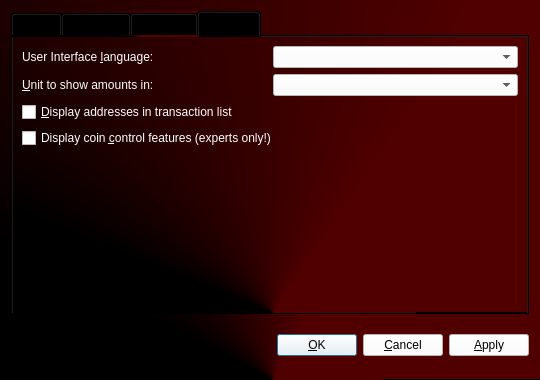
<?xml version="1.0" encoding="UTF-8"?>
<ui version="4.0">
 <class>OptionsDialog</class>
 <widget class="QDialog" name="OptionsDialog">
  <property name="geometry">
   <rect>
    <x>0</x>
    <y>0</y>
    <width>540</width>
    <height>380</height>
   </rect>
  </property>
  <property name="windowTitle">
   <string>Options</string>
  </property>
  <property name="styleSheet">
   <string notr="true">font: 75 12pt &quot;Century Gothic&quot;;
background: qconicalgradient(cx:0.506, cy:1, angle:0.2, stop:0.1875 rgba(81, 0, 0, 255), stop:0.397727 rgba(0, 0, 0, 255))</string>
  </property>
  <property name="modal">
   <bool>true</bool>
  </property>
  <layout class="QVBoxLayout" name="verticalLayout">
   <item>
    <widget class="QTabWidget" name="tabWidget">
     <property name="styleSheet">
      <string notr="true">font: 75 10pt &quot;Century Gothic&quot;;</string>
     </property>
     <property name="tabPosition">
      <enum>QTabWidget::North</enum>
     </property>
     <property name="currentIndex">
      <number>3</number>
     </property>
     <widget class="QWidget" name="tabMain">
      <attribute name="title">
       <string>&amp;Main</string>
      </attribute>
      <layout class="QVBoxLayout" name="verticalLayout_Main">
       <item>
        <widget class="QLabel" name="transactionFeeInfoLabel">
         <property name="styleSheet">
          <string notr="true">color: #ffffff;
background: none;</string>
         </property>
         <property name="text">
          <string>Optional transaction fee per kB that helps make sure your transactions are processed quickly. Most transactions are 1 kB. Fee 0.01 recommended.</string>
         </property>
         <property name="textFormat">
          <enum>Qt::PlainText</enum>
         </property>
         <property name="wordWrap">
          <bool>true</bool>
         </property>
        </widget>
       </item>
       <item>
        <layout class="QHBoxLayout" name="horizontalLayoutFee">
         <item>
          <widget class="QLabel" name="transactionFeeLabel">
           <property name="styleSheet">
            <string notr="true">color: #ffffff;
background: none;</string>
           </property>
           <property name="text">
            <string>Pay transaction &amp;fee</string>
           </property>
           <property name="textFormat">
            <enum>Qt::PlainText</enum>
           </property>
           <property name="buddy">
            <cstring>transactionFee</cstring>
           </property>
          </widget>
         </item>
         <item>
          <widget class="BitcoinAmountField" name="transactionFee">
           <property name="styleSheet">
            <string notr="true">font: 75 10pt &quot;Century Gothic&quot;;
color: #000000;
background: #ffffff;</string>
           </property>
          </widget>
         </item>
         <item>
          <spacer name="horizontalSpacerFee">
           <property name="orientation">
            <enum>Qt::Horizontal</enum>
           </property>
           <property name="sizeHint" stdset="0">
            <size>
             <width>40</width>
             <height>20</height>
            </size>
           </property>
          </spacer>
         </item>
        </layout>
       </item>
       <item>
        <widget class="QLabel" name="reserveBalanceInfoLabel">
         <property name="styleSheet">
          <string notr="true">color: #ffffff;
background: none;</string>
         </property>
         <property name="text">
          <string>Reserved amount does not participate in staking and is therefore spendable at any time.</string>
         </property>
         <property name="textFormat">
          <enum>Qt::PlainText</enum>
         </property>
         <property name="wordWrap">
          <bool>true</bool>
         </property>
        </widget>
       </item>
       <item>
        <layout class="QHBoxLayout" name="horizontalLayoutReserveBalance">
         <item>
          <widget class="QLabel" name="reserveBalanceLabel">
           <property name="styleSheet">
            <string notr="true">color: #ffffff;
background: none;</string>
           </property>
           <property name="text">
            <string>Reserve</string>
           </property>
           <property name="textFormat">
            <enum>Qt::PlainText</enum>
           </property>
           <property name="buddy">
            <cstring>reserveBalance</cstring>
           </property>
          </widget>
         </item>
         <item>
          <widget class="BitcoinAmountField" name="reserveBalance">
           <property name="styleSheet">
            <string notr="true">font: 75 10pt &quot;Century Gothic&quot;;
color: #000000;
background: #ffffff;</string>
           </property>
          </widget>
         </item>
         <item>
          <spacer name="horizontalSpacerReserveBalance">
           <property name="orientation">
            <enum>Qt::Horizontal</enum>
           </property>
           <property name="sizeHint" stdset="0">
            <size>
             <width>40</width>
             <height>20</height>
            </size>
           </property>
          </spacer>
         </item>
        </layout>
       </item>
       <item>
        <widget class="QCheckBox" name="bitcoinAtStartup">
         <property name="toolTip">
          <string>Automatically start BitZyon after logging in to the system.</string>
         </property>
         <property name="styleSheet">
          <string notr="true">color: #ffffff;
background: none;</string>
         </property>
         <property name="text">
          <string>&amp;Start BitZyon on system login</string>
         </property>
        </widget>
       </item>
       <item>
        <widget class="QCheckBox" name="detachDatabases">
         <property name="toolTip">
          <string>Detach block and address databases at shutdown. This means they can be moved to another data directory, but it slows down shutdown. The wallet is always detached.</string>
         </property>
         <property name="styleSheet">
          <string notr="true">color: #ffffff;
background: none;</string>
         </property>
         <property name="text">
          <string>&amp;Detach databases at shutdown</string>
         </property>
        </widget>
       </item>
       <item>
        <spacer name="verticalSpacer_Main">
         <property name="orientation">
          <enum>Qt::Vertical</enum>
         </property>
         <property name="sizeHint" stdset="0">
          <size>
           <width>20</width>
           <height>40</height>
          </size>
         </property>
        </spacer>
       </item>
      </layout>
     </widget>
     <widget class="QWidget" name="tabNetwork">
      <attribute name="title">
       <string>&amp;Network</string>
      </attribute>
      <layout class="QVBoxLayout" name="verticalLayout_Network">
       <item>
        <widget class="QCheckBox" name="mapPortUpnp">
         <property name="toolTip">
          <string>Automatically open the BitZyon client port on the router. This only works when your router supports UPnP and it is enabled.</string>
         </property>
         <property name="styleSheet">
          <string notr="true">color: #ffffff;
background: none;</string>
         </property>
         <property name="text">
          <string>Map port using &amp;UPnP</string>
         </property>
        </widget>
       </item>
       <item>
        <widget class="QCheckBox" name="connectSocks">
         <property name="toolTip">
          <string>Connect to the BitZyon network through a SOCKS proxy (e.g. when connecting through Tor).</string>
         </property>
         <property name="styleSheet">
          <string notr="true">color: #ffffff;
background: none;</string>
         </property>
         <property name="text">
          <string>&amp;Connect through SOCKS proxy:</string>
         </property>
        </widget>
       </item>
       <item>
        <layout class="QHBoxLayout" name="horizontalLayout_Network">
         <item>
          <widget class="QLabel" name="proxyIpLabel">
           <property name="styleSheet">
            <string notr="true">color: #ffffff;
background: none;</string>
           </property>
           <property name="text">
            <string>Proxy &amp;IP:</string>
           </property>
           <property name="textFormat">
            <enum>Qt::PlainText</enum>
           </property>
           <property name="buddy">
            <cstring>proxyIp</cstring>
           </property>
          </widget>
         </item>
         <item>
          <widget class="QValidatedLineEdit" name="proxyIp">
           <property name="maximumSize">
            <size>
             <width>140</width>
             <height>16777215</height>
            </size>
           </property>
           <property name="toolTip">
            <string>IP address of the proxy (e.g. 127.0.0.1)</string>
           </property>
           <property name="styleSheet">
            <string notr="true">font: 10pt &quot;Arial Narrow&quot;;
color: #000000;
background: #ffffff;</string>
           </property>
          </widget>
         </item>
         <item>
          <widget class="QLabel" name="proxyPortLabel">
           <property name="styleSheet">
            <string notr="true">color: #ffffff;
background: none;</string>
           </property>
           <property name="text">
            <string>&amp;Port:</string>
           </property>
           <property name="textFormat">
            <enum>Qt::PlainText</enum>
           </property>
           <property name="buddy">
            <cstring>proxyPort</cstring>
           </property>
          </widget>
         </item>
         <item>
          <widget class="QLineEdit" name="proxyPort">
           <property name="maximumSize">
            <size>
             <width>55</width>
             <height>16777215</height>
            </size>
           </property>
           <property name="toolTip">
            <string>Port of the proxy (e.g. 9050)</string>
           </property>
           <property name="styleSheet">
            <string notr="true">color: #000000;
background: #ffffff;</string>
           </property>
          </widget>
         </item>
         <item>
          <widget class="QLabel" name="socksVersionLabel">
           <property name="styleSheet">
            <string notr="true">color: #ffffff;
background: none;</string>
           </property>
           <property name="text">
            <string>SOCKS &amp;Version:</string>
           </property>
           <property name="textFormat">
            <enum>Qt::PlainText</enum>
           </property>
           <property name="buddy">
            <cstring>socksVersion</cstring>
           </property>
          </widget>
         </item>
         <item>
          <widget class="QValueComboBox" name="socksVersion">
           <property name="toolTip">
            <string>SOCKS version of the proxy (e.g. 5)</string>
           </property>
           <property name="styleSheet">
            <string notr="true">font: 10pt &quot;Arial Narrow&quot;;
color: #000000;
background: #ffffff;</string>
           </property>
          </widget>
         </item>
         <item>
          <spacer name="horizontalSpacer_Network">
           <property name="orientation">
            <enum>Qt::Horizontal</enum>
           </property>
           <property name="sizeHint" stdset="0">
            <size>
             <width>40</width>
             <height>20</height>
            </size>
           </property>
          </spacer>
         </item>
        </layout>
       </item>
       <item>
        <spacer name="verticalSpacer_Network">
         <property name="orientation">
          <enum>Qt::Vertical</enum>
         </property>
         <property name="sizeHint" stdset="0">
          <size>
           <width>20</width>
           <height>40</height>
          </size>
         </property>
        </spacer>
       </item>
      </layout>
     </widget>
     <widget class="QWidget" name="tabWindow">
      <attribute name="title">
       <string>&amp;Window</string>
      </attribute>
      <layout class="QVBoxLayout" name="verticalLayout_Window">
       <item>
        <widget class="QCheckBox" name="minimizeToTray">
         <property name="toolTip">
          <string>Show only a tray icon after minimizing the window.</string>
         </property>
         <property name="styleSheet">
          <string notr="true">color: #ffffff;
background: none;</string>
         </property>
         <property name="text">
          <string>&amp;Minimize to the tray instead of the taskbar</string>
         </property>
        </widget>
       </item>
       <item>
        <widget class="QCheckBox" name="minimizeOnClose">
         <property name="toolTip">
          <string>Minimize instead of exit the application when the window is closed. When this option is enabled, the application will be closed only after selecting Quit in the menu.</string>
         </property>
         <property name="styleSheet">
          <string notr="true">color: #ffffff;
background: none;</string>
         </property>
         <property name="text">
          <string>M&amp;inimize on close</string>
         </property>
        </widget>
       </item>
       <item>
        <spacer name="verticalSpacer_Window">
         <property name="orientation">
          <enum>Qt::Vertical</enum>
         </property>
         <property name="sizeHint" stdset="0">
          <size>
           <width>20</width>
           <height>40</height>
          </size>
         </property>
        </spacer>
       </item>
      </layout>
     </widget>
     <widget class="QWidget" name="tabDisplay">
      <attribute name="title">
       <string>&amp;Display</string>
      </attribute>
      <layout class="QVBoxLayout" name="verticalLayout_Display">
       <item>
        <layout class="QHBoxLayout" name="horizontalLayout_1_Display">
         <item>
          <widget class="QLabel" name="langLabel">
           <property name="styleSheet">
            <string notr="true">color: #ffffff;
background: none;</string>
           </property>
           <property name="text">
            <string>User Interface &amp;language:</string>
           </property>
           <property name="textFormat">
            <enum>Qt::PlainText</enum>
           </property>
           <property name="buddy">
            <cstring>lang</cstring>
           </property>
          </widget>
         </item>
         <item>
          <widget class="QValueComboBox" name="lang">
           <property name="toolTip">
            <string>The user interface language can be set here. This setting will take effect after restarting BitZyon.</string>
           </property>
           <property name="styleSheet">
            <string notr="true">font: 10pt &quot;Arial Narrow&quot;;
color: #000000;
background: #ffffff;</string>
           </property>
          </widget>
         </item>
        </layout>
       </item>
       <item>
        <layout class="QHBoxLayout" name="horizontalLayout_2_Display">
         <item>
          <widget class="QLabel" name="unitLabel">
           <property name="styleSheet">
            <string notr="true">color: #ffffff;
background: none;</string>
           </property>
           <property name="text">
            <string>&amp;Unit to show amounts in:</string>
           </property>
           <property name="textFormat">
            <enum>Qt::PlainText</enum>
           </property>
           <property name="buddy">
            <cstring>unit</cstring>
           </property>
          </widget>
         </item>
         <item>
          <widget class="QValueComboBox" name="unit">
           <property name="toolTip">
            <string>Choose the default subdivision unit to show in the interface and when sending coins.</string>
           </property>
           <property name="styleSheet">
            <string notr="true">font: 10pt &quot;Arial Narrow&quot;;
color: #000000;
background: #ffffff;</string>
           </property>
          </widget>
         </item>
        </layout>
       </item>
       <item>
        <widget class="QCheckBox" name="displayAddresses">
         <property name="toolTip">
          <string>Whether to show BitZyon addresses in the transaction list or not.</string>
         </property>
         <property name="styleSheet">
          <string notr="true">color: #ffffff;
background: none;</string>
         </property>
         <property name="text">
          <string>&amp;Display addresses in transaction list</string>
         </property>
        </widget>
       </item>
       <item>
        <widget class="QCheckBox" name="coinControlFeatures">
         <property name="toolTip">
          <string>Whether to show coin control features or not.</string>
         </property>
         <property name="styleSheet">
          <string notr="true">color: #ffffff;
background: none;</string>
         </property>
         <property name="text">
          <string>Display coin &amp;control features (experts only!)</string>
         </property>
        </widget>
       </item>
       <item>
        <spacer name="verticalSpacer_Display">
         <property name="orientation">
          <enum>Qt::Vertical</enum>
         </property>
         <property name="sizeHint" stdset="0">
          <size>
           <width>20</width>
           <height>40</height>
          </size>
         </property>
        </spacer>
       </item>
      </layout>
     </widget>
    </widget>
   </item>
   <item>
    <layout class="QHBoxLayout" name="horizontalLayout_Buttons">
     <item>
      <spacer name="horizontalSpacer_1">
       <property name="orientation">
        <enum>Qt::Horizontal</enum>
       </property>
       <property name="sizeHint" stdset="0">
        <size>
         <width>40</width>
         <height>48</height>
        </size>
       </property>
      </spacer>
     </item>
     <item>
      <widget class="QLabel" name="statusLabel">
       <property name="font">
        <font>
         <family>Century Gothic</family>
         <pointsize>12</pointsize>
         <weight>9</weight>
         <italic>false</italic>
         <bold>false</bold>
        </font>
       </property>
       <property name="styleSheet">
        <string notr="true">background: nonef;</string>
       </property>
       <property name="text">
        <string/>
       </property>
       <property name="textFormat">
        <enum>Qt::PlainText</enum>
       </property>
       <property name="wordWrap">
        <bool>true</bool>
       </property>
      </widget>
     </item>
     <item>
      <spacer name="horizontalSpacer_2">
       <property name="orientation">
        <enum>Qt::Horizontal</enum>
       </property>
       <property name="sizeHint" stdset="0">
        <size>
         <width>40</width>
         <height>48</height>
        </size>
       </property>
      </spacer>
     </item>
     <item>
      <widget class="QPushButton" name="okButton">
       <property name="styleSheet">
        <string notr="true">font: 75 9pt &quot;Century Gothic&quot;;
color: #000000;
background: #ffffff;</string>
       </property>
       <property name="text">
        <string>&amp;OK</string>
       </property>
      </widget>
     </item>
     <item>
      <widget class="QPushButton" name="cancelButton">
       <property name="styleSheet">
        <string notr="true">font: 75 9pt &quot;Century Gothic&quot;;
color: #000000;
background: #ffffff;</string>
       </property>
       <property name="text">
        <string>&amp;Cancel</string>
       </property>
       <property name="autoDefault">
        <bool>false</bool>
       </property>
      </widget>
     </item>
     <item>
      <widget class="QPushButton" name="applyButton">
       <property name="styleSheet">
        <string notr="true">font: 75 9pt &quot;Century Gothic&quot;;
color: #000000;
background: #ffffff;</string>
       </property>
       <property name="text">
        <string>&amp;Apply</string>
       </property>
       <property name="autoDefault">
        <bool>false</bool>
       </property>
      </widget>
     </item>
    </layout>
   </item>
  </layout>
 </widget>
 <customwidgets>
  <customwidget>
   <class>BitcoinAmountField</class>
   <extends>QSpinBox</extends>
   <header>bitcoinamountfield.h</header>
   <container>1</container>
  </customwidget>
  <customwidget>
   <class>QValueComboBox</class>
   <extends>QComboBox</extends>
   <header>qvaluecombobox.h</header>
  </customwidget>
  <customwidget>
   <class>QValidatedLineEdit</class>
   <extends>QLineEdit</extends>
   <header>qvalidatedlineedit.h</header>
  </customwidget>
 </customwidgets>
 <resources/>
 <connections/>
</ui>
